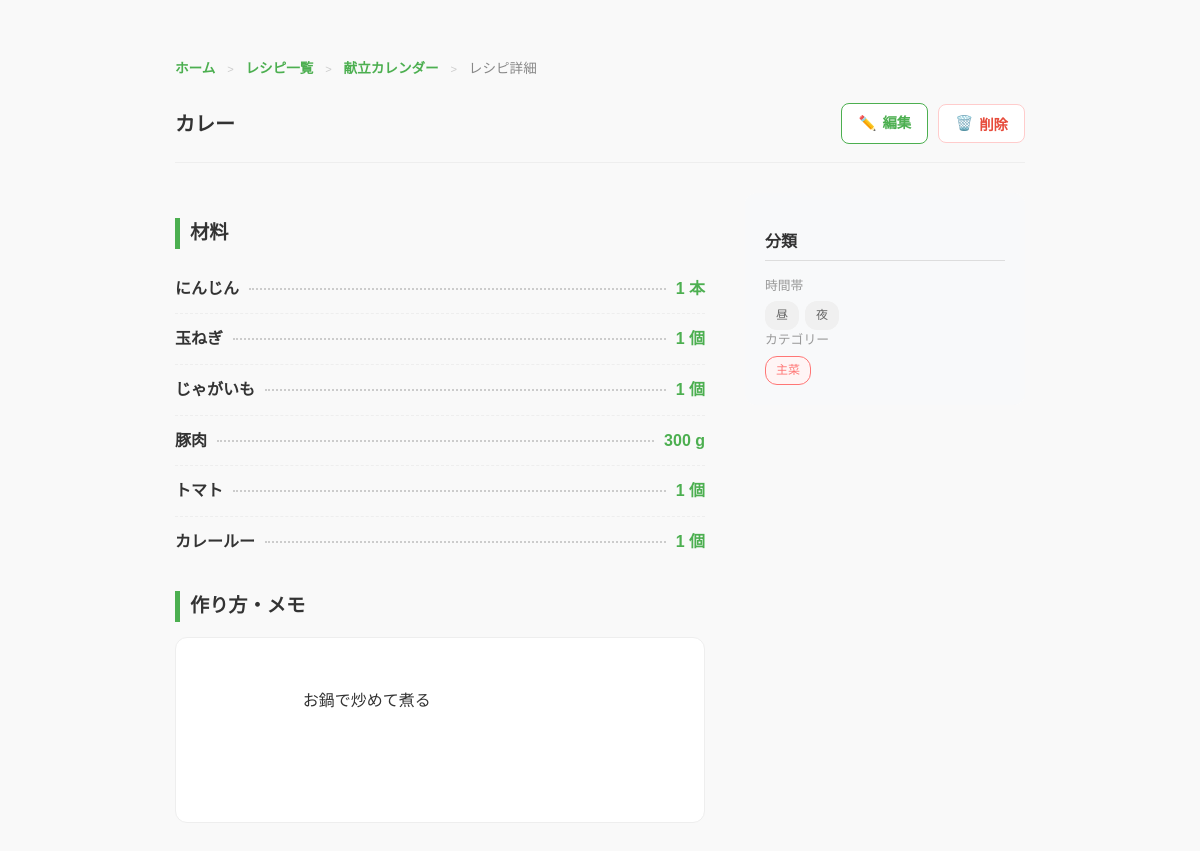
/recipes/1, run on the app's committed database.
### app/models.py (models this page shows)
class Recipe(db.Model): #レシピテーブル
    __tablename__ = "recipes"
    id = db.Column(db.Integer, primary_key=True) #主キー
    name = db.Column(db.String(100), nullable=False) #レシピ名（必須）
    process = db.Column(db.Text, nullable=True)
    time_category = db.Column(db.String(50)) #朝・昼・夜
    dish_category = db.Column(db.String(50)) #主菜・副菜・汁物
    recipe_ingredients = db.relationship(
        "RecipeIngredient",
        cascade="all, delete-orphan",#レシピ削除時に紐づく材料も削除する
        passive_deletes=True
    )
    menu_items = db.relationship(
        'MenuItem',
        cascade="all, delete-orphan" # レシピ削除時に紐づく献立も削除する
    )

class RecipeIngredient(db.Model): #レシピと材料テーブル
    __tablename__ = "recipe_ingredients"
    id = db.Column(db.Integer, primary_key=True) #主キー
    recipe = db.relationship("Recipe", back_populates="recipe_ingredients")
    recipe_id = db.Column(
        db.Integer, #int型
        db.ForeignKey("recipes.id"), #レシピID（外部キー）
        nullable=False #必須
    )
    ingredient_id = db.Column(
        db.Integer,
        db.ForeignKey("ingredients.id"), #材料ID（外部キー）
        nullable=False
    )
    quantity = db.Column(db.Float, nullable=False) #分量
    unit = db.Column(db.String(20), nullable=False) #単位

class Ingredient(db.Model): #材料テーブル
    __tablename__ = "ingredients"
    id = db.Column(db.Integer, primary_key=True) #主キー
    name = db.Column(db.String(100), nullable=False) #材料(必須）
    recipe_ingredients = db.relationship(
        "RecipeIngredient",
        backref="ingredient",
        cascade="all, delete-orphan"
        )

### app/routes.py (the view)
    @app.route("/recipes/<int:recipe_id>")
    def show_recipes_detail(recipe_id):
        recipe = Recipe.query.get(recipe_id)
        recipe.time_list = recipe.time_category.split(",") if recipe.time_category else []
        recipe.dish_list = recipe.dish_category.split(",") if recipe.dish_category else []
        return render_template("recipe_detail.html", recipe=recipe)

### app/templates/recipe_detail.html (shortened to what this page needs)
<!DOCTYPE html>
<html>
<head>
    <link rel="stylesheet" href="{{ url_for('static', filename='css/style.css') }}">
</head>
<body> <div class="recipe-detail container">
        <nav class="breadcrumb">
            <a href="/">ホーム</a>
            <span>&gt;</span> <a href="/recipes">レシピ一覧</a>
            <span>&gt;</span> <a href="/menu">献立カレンダー</a>
            <span>&gt;</span> レシピ詳細
        </nav>
        <header class="recipe-header">
            <h1 class="recipe-title">{{ recipe.name }}</h1>
            <div class="recipe-nav">
                <a href="/recipes/{{ recipe.id }}/edit" class="nav-item btn-edit">
                    <span class="icon">✏️</span> 編集
                </a>
                <form action="/recipes/{{ recipe.id }}/delete" method="POST" onsubmit="return confirm('削除しますか？');" style="display: inline;">
                    <button type="submit" class="nav-item btn-delete">
                        <span class="icon">🗑️</span> 削除
                    </button>
                </form>
            </div>
        </header>
        <div class="recipe-content-grid">
            <div class="recipe-main-section">
                <section class="recipe-section">
                    <h2>材料</h2>
                    <div class="ingredients-list-card">
                        {% for ri in recipe.recipe_ingredients %}
                        <div class="ingredient-item">
                            <span class="ing-name">{{ ri.ingredient.name }}</span>
                            <span class="spacer-dots"></span>
                            <span class="ing-amount">
                                {{ ri.quantity if ri.quantity % 1 != 0 else ri.quantity | int }} {{ ri.unit }}
                            </span>
                        </div>
                        {% endfor %}
                    </div>
                </section>
                {% if recipe.process %}
                <section class="recipe-section">
                    <h2>作り方・メモ</h2>
                    <div class="recipe-process-box">
                        {{ recipe.process | replace('\n', '<br>') | safe }}
                    </div>
                </section>
                {% endif %}
            </div>
            <aside class="recipe-meta-section">
                <div class="meta-card">
                    <h3>分類</h3>
                    <div class="meta-item">
                        <span class="meta-label">時間帯</span>
                        <div class="tag-group">
                            {% for t in recipe.time_category.split(',') %}
                                <span class="tag tag-time">{{ t }}</span>
                            {% endfor %}
                        </div>
                    </div>
                    <div class="meta-item">
                        <span class="meta-label">カテゴリー</span>
                        <div class="tag-group">
                            {% for d in recipe.dish_category.split(',') %}
                                <span class="tag tag-dish category-{{ d }}">{{ d }}</span>
                            {% endfor %}
                        </div>
                    </div>
                </div>
            </aside>
        </div>
    </div>
</body>
</html>

### app/static/css/style.css (style rules this page uses)
body { padding: 20px; background-color: #f9f9f9; font-family: sans-serif; color: #333; line-height: 1.6; }
.container { max-width: 800px; margin: auto; }
.breadcrumb { margin-bottom: 15px; font-size: 0.85rem; color: #888; }
.breadcrumb a { color: #4CAF50; text-decoration: none; font-weight: bold; }
.breadcrumb span { margin: 0 8px; color: #ccc; font-size: 0.7rem; }
.tag-group { display: flex; flex-wrap: wrap; gap: 6px; margin-top: 5px; }
.tag { font-size: 0.75rem; padding: 4px 10px; border-radius: 12px; background: #f0f0f0; color: #666; border: 1px solid transparent; }
.tag.category-主菜 { background: #fff5f5; color: #ff7675; border-color: #ff7675; }
.recipe-header { display: flex; justify-content: space-between; align-items: center; margin-bottom: 30px; border-bottom: 1px solid #eee; padding-bottom: 10px; }
.recipe-title { font-size: 1.25rem; margin-bottom: 12px; color: #333; }
.recipe-detail { max-width: 850px; margin: 30px auto; }
.recipe-section { margin-top: 25px; text-align: left; }
.recipe-section h2 { border-left: 5px solid #4CAF50; padding-left: 10px; font-size: 1.2rem; margin-bottom: 15px; }
@media (min-width: 768px) { .recipe-content-grid { display: grid; grid-template-columns: 1fr 280px; gap: 40px; align-items: start; } }
.recipe-process-box { background: #fff; padding: 20px; border-radius: 12px; border: 1px solid #eee; line-height: 1.8; white-space: pre-wrap; text-align: left !important; display: block; align-items: flex-start; width: 100%; box-sizing: border-box; }
.recipe-nav { display: flex; gap: 10px; align-items: center; }
.nav-item { padding: 8px 16px; border-radius: 8px; font-size: 0.9rem; font-weight: bold; display: inline-flex; align-items: center; gap: 6px; text-decoration: none; border: 1px solid #ddd; width: auto; white-space: nowrap; flex-shrink: 0; }
.nav-item.btn-edit { color: #4CAF50; border-color: #4CAF50; background: #fff; }
.nav-item.btn-delete { color: #e74c3c; border-color: #ffcccc; background: #fff; cursor: pointer; }
.shopping-item, .ingredient-item { display: flex; align-items: baseline; padding: 12px 0; border-bottom: 1px dashed #eee; }
.shopping-item:last-child, .ingredient-item:last-child { border-bottom: none; }
.ing-name { font-weight: bold; }
.spacer-dots { flex-grow: 1; margin: 0 10px; border-bottom: 2px dotted #ccc; height: 1em; position: relative; top: -4px; }
.ing-amount { color: #4CAF50; font-weight: bold; white-space: nowrap; }
.meta-card { background: #f8f9fa; padding: 20px; border-radius: 12px; position: sticky; top: 20px; }
.meta-card h3 { font-size: 1rem; margin-bottom: 15px; border-bottom: 1px solid #ddd; padding-bottom: 5px; }
.meta-label { display: block; font-size: 0.8rem; color: #999; }

### data on the page
Recipe: name "カレー", process "お鍋で炒めて煮る", dish_category "主菜"
RecipeIngredient: ingredient.name "にんじん", ri.quantityifri.quantity%1!=0elseri.quantity|int "1", unit "本"
RecipeIngredient: ingredient.name "玉ねぎ", ri.quantityifri.quantity%1!=0elseri.quantity|int "1", unit "個"
RecipeIngredient: ingredient.name "じゃがいも", ri.quantityifri.quantity%1!=0elseri.quantity|int "1", unit "個"
RecipeIngredient: ingredient.name "豚肉", ri.quantityifri.quantity%1!=0elseri.quantity|int "300", unit "g"
RecipeIngredient: ingredient.name "トマト", ri.quantityifri.quantity%1!=0elseri.quantity|int "1", unit "個"
RecipeIngredient: ingredient.name "カレールー", ri.quantityifri.quantity%1!=0elseri.quantity|int "1", unit "個"

### other printed values
{{ t }} "昼" "夜"
